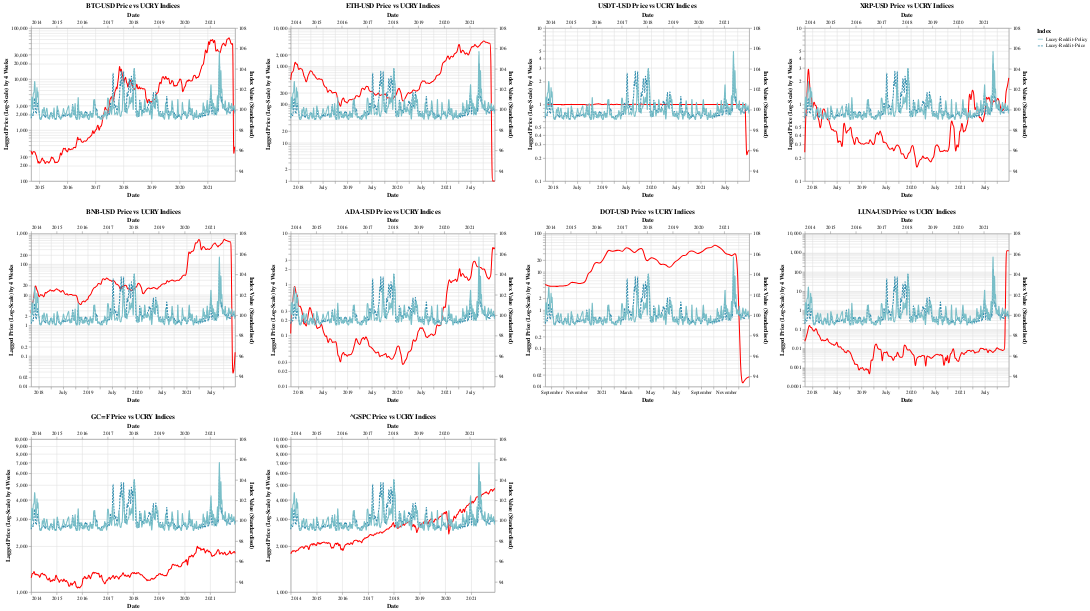

The cell this chart's notebook holds for it:
### Markdown cell above
**Price where h = 4 Weeks**

### Code cell
gen_price_vs_ucry_chart(4)

### Figure 1 — Vega-Lite specification as saved in the notebook (floating-point values rounded to 4 significant figures; data arrays with more than 128 entries replaced by an {"elided": "..."} marker saying what was removed)
{"config": {"view": {"continuousWidth": 400, "continuousHeight": 300}}, "concat": [{"layer": [{"mark": {"type": "line", "interpolate": "basis"}, "encoding": {"color": {"value": "#FF0000"}, "tooltip": [{"field": "Date", "type": "temporal"}, {"field": "Price (Lag=4)", "type": "quantitative"}, {"field": "Ticker", "type": "nominal"}], "x": {"field": "Date", "type": "temporal"}, "y": {"field": "Price (Lag=4)", "scale": {"type": "log"}, "title": "Lagged Price (Log-Scale) by 4 Weeks", "type": "quantitative"}}}, {"data": {"name": "data-44a9164c0c590ca70536089463563a8b"}, "mark": {"type": "line", "interpolate": "basis"}, "encoding": {"color": {"field": "Index", "scale": {"scheme": "lighttealblue"}, "type": "nominal"}, "strokeDash": {"field": "Index", "type": "nominal"}, "tooltip": [{"field": "Date", "type": "temporal"}, {"field": "Index Value (Standardised)", "type": "quantitative"}, {"field": "Index", "type": "nominal"}], "x": {"field": "Date", "type": "temporal"}, "y": {"field": "Index Value (Standardised)", "scale": {"domain": [93, 108]}, "type": "quantitative"}}}], "data": {"name": "data-aaf375eb5274a429972e978018924416"}, "resolve": {"scale": {"x": "independent", "y": "independent"}}, "title": "BTC-USD Price vs UCRY Indices", "transform": [{"filter": "(datum.Ticker === 'BTC-USD')"}]}, {"layer": [{"mark": {"type": "line", "interpolate": "basis"}, "encoding": {"color": {"value": "#FF0000"}, "tooltip": [{"field": "Date", "type": "temporal"}, {"field": "Price (Lag=4)", "type": "quantitative"}, {"field": "Ticker", "type": "nominal"}], "x": {"field": "Date", "type": "temporal"}, "y": {"field": "Price (Lag=4)", "scale": {"type": "log"}, "title": "Lagged Price (Log-Scale) by 4 Weeks", "type": "quantitative"}}}, {"data": {"name": "data-44a9164c0c590ca70536089463563a8b"}, "mark": {"type": "line", "interpolate": "basis"}, "encoding": {"color": {"field": "Index", "scale": {"scheme": "lighttealblue"}, "type": "nominal"}, "strokeDash": {"field": "Index", "type": "nominal"}, "tooltip": [{"field": "Date", "type": "temporal"}, {"field": "Index Value (Standardised)", "type": "quantitative"}, {"field": "Index", "type": "nominal"}], "x": {"field": "Date", "type": "temporal"}, "y": {"field": "Index Value (Standardised)", "scale": {"domain": [93, 108]}, "type": "quantitative"}}}], "data": {"name": "data-aaf375eb5274a429972e978018924416"}, "resolve": {"scale": {"x": "independent", "y": "independent"}}, "title": "ETH-USD Price vs UCRY Indices", "transform": [{"filter": "(datum.Ticker === 'ETH-USD')"}]}, {"layer": [{"mark": {"type": "line", "interpolate": "basis"}, "encoding": {"color": {"value": "#FF0000"}, "tooltip": [{"field": "Date", "type": "temporal"}, {"field": "Price (Lag=4)", "type": "quantitative"}, {"field": "Ticker", "type": "nominal"}], "x": {"field": "Date", "type": "temporal"}, "y": {"field": "Price (Lag=4)", "scale": {"type": "log"}, "title": "Lagged Price (Log-Scale) by 4 Weeks", "type": "quantitative"}}}, {"data": {"name": "data-44a9164c0c590ca70536089463563a8b"}, "mark": {"type": "line", "interpolate": "basis"}, "encoding": {"color": {"field": "Index", "scale": {"scheme": "lighttealblue"}, "type": "nominal"}, "strokeDash": {"field": "Index", "type": "nominal"}, "tooltip": [{"field": "Date", "type": "temporal"}, {"field": "Index Value (Standardised)", "type": "quantitative"}, {"field": "Index", "type": "nominal"}], "x": {"field": "Date", "type": "temporal"}, "y": {"field": "Index Value (Standardised)", "scale": {"domain": [93, 108]}, "type": "quantitative"}}}], "data": {"name": "data-aaf375eb5274a429972e978018924416"}, "resolve": {"scale": {"x": "independent", "y": "independent"}}, "title": "USDT-USD Price vs UCRY Indices", "transform": [{"filter": "(datum.Ticker === 'USDT-USD')"}]}, {"layer": [{"mark": {"type": "line", "interpolate": "basis"}, "encoding": {"color": {"value": "#FF0000"}, "tooltip": [{"field": "Date", "type": "temporal"}, {"field": "Price (Lag=4)", "type": "quantitative"}, {"field": "Ticker", "type": "nominal"}], "x": {"field": "Date", "type": "temporal"}, "y": {"field": "Price (Lag=4)", "scale": {"type": "log"}, "title": "Lagged Price (Log-Scale) by 4 Weeks", "type": "quantitative"}}}, {"data": {"name": "data-44a9164c0c590ca70536089463563a8b"}, "mark": {"type": "line", "interpolate": "basis"}, "encoding": {"color": {"field": "Index", "scale": {"scheme": "lighttealblue"}, "type": "nominal"}, "strokeDash": {"field": "Index", "type": "nominal"}, "tooltip": [{"field": "Date", "type": "temporal"}, {"field": "Index Value (Standardised)", "type": "quantitative"}, {"field": "Index", "type": "nominal"}], "x": {"field": "Date", "type": "temporal"}, "y": {"field": "Index Value (Standardised)", "scale": {"domain": [93, 108]}, "type": "quantitative"}}}], "data": {"name": "data-aaf375eb5274a429972e978018924416"}, "resolve": {"scale": {"x": "independent", "y": "independent"}}, "title": "XRP-USD Price vs UCRY Indices", "transform": [{"filter": "(datum.Ticker === 'XRP-USD')"}]}, {"layer": [{"mark": {"type": "line", "interpolate": "basis"}, "encoding": {"color": {"value": "#FF0000"}, "tooltip": [{"field": "Date", "type": "temporal"}, {"field": "Price (Lag=4)", "type": "quantitative"}, {"field": "Ticker", "type": "nominal"}], "x": {"field": "Date", "type": "temporal"}, "y": {"field": "Price (Lag=4)", "scale": {"type": "log"}, "title": "Lagged Price (Log-Scale) by 4 Weeks", "type": "quantitative"}}}, {"data": {"name": "data-44a9164c0c590ca70536089463563a8b"}, "mark": {"type": "line", "interpolate": "basis"}, "encoding": {"color": {"field": "Index", "scale": {"scheme": "lighttealblue"}, "type": "nominal"}, "strokeDash": {"field": "Index", "type": "nominal"}, "tooltip": [{"field": "Date", "type": "temporal"}, {"field": "Index Value (Standardised)", "type": "quantitative"}, {"field": "Index", "type": "nominal"}], "x": {"field": "Date", "type": "temporal"}, "y": {"field": "Index Value (Standardised)", "scale": {"domain": [93, 108]}, "type": "quantitative"}}}], "data": {"name": "data-aaf375eb5274a429972e978018924416"}, "resolve": {"scale": {"x": "independent", "y": "independent"}}, "title": "BNB-USD Price vs UCRY Indices", "transform": [{"filter": "(datum.Ticker === 'BNB-USD')"}]}, {"layer": [{"mark": {"type": "line", "interpolate": "basis"}, "encoding": {"color": {"value": "#FF0000"}, "tooltip": [{"field": "Date", "type": "temporal"}, {"field": "Price (Lag=4)", "type": "quantitative"}, {"field": "Ticker", "type": "nominal"}], "x": {"field": "Date", "type": "temporal"}, "y": {"field": "Price (Lag=4)", "scale": {"type": "log"}, "title": "Lagged Price (Log-Scale) by 4 Weeks", "type": "quantitative"}}}, {"data": {"name": "data-44a9164c0c590ca70536089463563a8b"}, "mark": {"type": "line", "interpolate": "basis"}, "encoding": {"color": {"field": "Index", "scale": {"scheme": "lighttealblue"}, "type": "nominal"}, "strokeDash": {"field": "Index", "type": "nominal"}, "tooltip": [{"field": "Date", "type": "temporal"}, {"field": "Index Value (Standardised)", "type": "quantitative"}, {"field": "Index", "type": "nominal"}], "x": {"field": "Date", "type": "temporal"}, "y": {"field": "Index Value (Standardised)", "scale": {"domain": [93, 108]}, "type": "quantitative"}}}], "data": {"name": "data-aaf375eb5274a429972e978018924416"}, "resolve": {"scale": {"x": "independent", "y": "independent"}}, "title": "ADA-USD Price vs UCRY Indices", "transform": [{"filter": "(datum.Ticker === 'ADA-USD')"}]}, {"layer": [{"mark": {"type": "line", "interpolate": "basis"}, "encoding": {"color": {"value": "#FF0000"}, "tooltip": [{"field": "Date", "type": "temporal"}, {"field": "Price (Lag=4)", "type": "quantitative"}, {"field": "Ticker", "type": "nominal"}], "x": {"field": "Date", "type": "temporal"}, "y": {"field": "Price (Lag=4)", "scale": {"type": "log"}, "title": "Lagged Price (Log-Scale) by 4 Weeks", "type": "quantitative"}}}, {"data": {"name": "data-44a9164c0c590ca70536089463563a8b"}, "mark": {"type": "line", "interpolate": "basis"}, "encoding": {"color": {"field": "Index", "scale": {"scheme": "lighttealblue"}, "type": "nominal"}, "strokeDash": {"field": "Index", "type": "nominal"}, "tooltip": [{"field": "Date", "type": "temporal"}, {"field": "Index Value (Standardised)", "type": "quantitative"}, {"field": "Index", "type": "nominal"}], "x": {"field": "Date", "type": "temporal"}, "y": {"field": "Index Value (Standardised)", "scale": {"domain": [93, 108]}, "type": "quantitative"}}}], "data": {"name": "data-aaf375eb5274a429972e978018924416"}, "resolve": {"scale": {"x": "independent", "y": "independent"}}, "title": "DOT-USD Price vs UCRY Indices", "transform": [{"filter": "(datum.Ticker === 'DOT-USD')"}]}, {"layer": [{"mark": {"type": "line", "interpolate": "basis"}, "encoding": {"color": {"value": "#FF0000"}, "tooltip": [{"field": "Date", "type": "temporal"}, {"field": "Price (Lag=4)", "type": "quantitative"}, {"field": "Ticker", "type": "nominal"}], "x": {"field": "Date", "type": "temporal"}, "y": {"field": "Price (Lag=4)", "scale": {"type": "log"}, "title": "Lagged Price (Log-Scale) by 4 Weeks", "type": "quantitative"}}}, {"data": {"name": "data-44a9164c0c590ca70536089463563a8b"}, "mark": {"type": "line", "interpolate": "basis"}, "encoding": {"color": {"field": "Index", "scale": {"scheme": "lighttealblue"}, "type": "nominal"}, "strokeDash": {"field": "Index", "type": "nominal"}, "tooltip": [{"field": "Date", "type": "temporal"}, {"field": "Index Value (Standardised)", "type": "quantitative"}, {"field": "Index", "type": "nominal"}], "x": {"field": "Date", "type": "temporal"}, "y": {"field": "Index Value (Standardised)", "scale": {"domain": [93, 108]}, "type": "quantitative"}}}], "data": {"name": "data-aaf375eb5274a429972e978018924416"}, "resolve": {"scale": {"x": "independent", "y": "independent"}}, "title": "LUNA-USD Price vs UCRY Indices", "transform": [{"filter": "(datum.Ticker === 'LUNA-USD')"}]}, {"layer": [{"mark": {"type": "line", "interpolate": "basis"}, "encoding": {"color": {"value": "#FF0000"}, "tooltip": [{"field": "Date", "type": "temporal"}, {"field": "Price (Lag=4)", "type": "quantitative"}, {"field": "Ticker", "type": "nominal"}], "x": {"field": "Date", "type": "temporal"}, "y": {"field": "Price (Lag=4)", "scale": {"type": "log"}, "title": "Lagged Price (Log-Scale) by 4 Weeks", "type": "quantitative"}}}, {"data": {"name": "data-44a9164c0c590ca70536089463563a8b"}, "mark": {"type": "line", "interpolate": "basis"}, "encoding": {"color": {"field": "Index", "scale": {"scheme": "lighttealblue"}, "type": "nominal"}, "strokeDash": {"field": "Index", "type": "nominal"}, "tooltip": [{"field": "Date", "type": "temporal"}, {"field": "Index Value (Standardised)", "type": "quantitative"}, {"field": "Index", "type": "nominal"}], "x": {"field": "Date", "type": "temporal"}, "y": {"field": "Index Value (Standardised)", "scale": {"domain": [93, 108]}, "type": "quantitative"}}}], "data": {"name": "data-aaf375eb5274a429972e978018924416"}, "resolve": {"scale": {"x": "independent", "y": "independent"}}, "title": "GC=F Price vs UCRY Indices", "transform": [{"filter": "(datum.Ticker === 'GC=F')"}]}, {"layer": [{"mark": {"type": "line", "interpolate": "basis"}, "encoding": {"color": {"value": "#FF0000"}, "tooltip": [{"field": "Date", "type": "temporal"}, {"field": "Price (Lag=4)", "type": "quantitative"}, {"field": "Ticker", "type": "nominal"}], "x": {"field": "Date", "type": "temporal"}, "y": {"field": "Price (Lag=4)", "scale": {"type": "log"}, "title": "Lagged Price (Log-Scale) by 4 Weeks", "type": "quantitative"}}}, {"data": {"name": "data-44a9164c0c590ca70536089463563a8b"}, "mark": {"type": "line", "interpolate": "basis"}, "encoding": {"color": {"field": "Index", "scale": {"scheme": "lighttealblue"}, "type": "nominal"}, "strokeDash": {"field": "Index", "type": "nominal"}, "tooltip": [{"field": "Date", "type": "temporal"}, {"field": "Index Value (Standardised)", "type": "quantitative"}, {"field": "Index", "type": "nominal"}], "x": {"field": "Date", "type": "temporal"}, "y": {"field": "Index Value (Standardised)", "scale": {"domain": [93, 108]}, "type": "quantitative"}}}], "data": {"name": "data-aaf375eb5274a429972e978018924416"}, "resolve": {"scale": {"x": "independent", "y": "independent"}}, "title": "^GSPC Price vs UCRY Indices", "transform": [{"filter": "(datum.Ticker === '^GSPC')"}]}], "columns": 4, "$schema": "https://vega.github.io/schema/vega-lite/v4.17.0.json", "datasets": {"data-aaf375eb5274a429972e978018924416": {"elided": "2587 records"}, "data-44a9164c0c590ca70536089463563a8b": {"elided": "836 records"}}}
